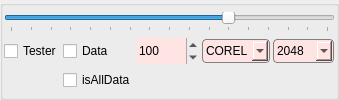
        <widget class="QGroupBox" name="groupBox">
         <property name="sizePolicy">
          <sizepolicy hsizetype="Preferred" vsizetype="Fixed">
           <horstretch>0</horstretch>
           <verstretch>0</verstretch>
          </sizepolicy>
         </property>
         <property name="title">
          <string/>
         </property>
         <property name="flat">
          <bool>true</bool>
         </property>
         <layout class="QGridLayout" name="gridLayout_6">
          <property name="leftMargin">
           <number>1</number>
          </property>
          <property name="topMargin">
           <number>1</number>
          </property>
          <property name="rightMargin">
           <number>1</number>
          </property>
          <property name="bottomMargin">
           <number>1</number>
          </property>
          <property name="spacing">
           <number>1</number>
          </property>
          <item row="5" column="6">
           <widget class="QComboBox" name="comboBox_swepWidth">
            <property name="sizePolicy">
             <sizepolicy hsizetype="Fixed" vsizetype="Preferred">
              <horstretch>1</horstretch>
              <verstretch>1</verstretch>
             </sizepolicy>
            </property>
            <property name="styleSheet">
             <string notr="true">background-color: rgb(255, 228, 228);
border: 1px solid grey;
border-radius: 4px;
margin:1;
padding:3;
</string>
            </property>
            <property name="currentIndex">
             <number>4</number>
            </property>
            <property name="frame">
             <bool>false</bool>
            </property>
            <item>
             <property name="text">
              <string>128</string>
             </property>
            </item>
            <item>
             <property name="text">
              <string>256</string>
             </property>
            </item>
            <item>
             <property name="text">
              <string>512</string>
             </property>
            </item>
            <item>
             <property name="text">
              <string>1024</string>
             </property>
            </item>
            <item>
             <property name="text">
              <string>2048</string>
             </property>
            </item>
            <item>
             <property name="text">
              <string>4096</string>
             </property>
            </item>
            <item>
             <property name="text">
              <string>8192</string>
             </property>
            </item>
            <item>
             <property name="text">
              <string>16384</string>
             </property>
            </item>
           </widget>
          </item>
          <item row="4" column="0" colspan="7">
           <widget class="QSlider" name="horizontalSlider_Scale">
            <property name="sizePolicy">
             <sizepolicy hsizetype="Expanding" vsizetype="Fixed">
              <horstretch>0</horstretch>
              <verstretch>1</verstretch>
             </sizepolicy>
            </property>
            <property name="maximum">
             <number>16</number>
            </property>
            <property name="pageStep">
             <number>1</number>
            </property>
            <property name="value">
             <number>11</number>
            </property>
            <property name="orientation">
             <enum>Qt::Horizontal</enum>
            </property>
            <property name="invertedControls">
             <bool>false</bool>
            </property>
            <property name="tickPosition">
             <enum>QSlider::TicksBelow</enum>
            </property>
           </widget>
          </item>
          <item row="5" column="2">
           <widget class="QSpinBox" name="spinBox_get_data_interval">
            <property name="sizePolicy">
             <sizepolicy hsizetype="Minimum" vsizetype="Minimum">
              <horstretch>1</horstretch>
              <verstretch>0</verstretch>
             </sizepolicy>
            </property>
            <property name="styleSheet">
             <string notr="true">background-color: rgb(255, 228, 228);
</string>
            </property>
            <property name="frame">
             <bool>false</bool>
            </property>
            <property name="minimum">
             <number>1</number>
            </property>
            <property name="maximum">
             <number>10000</number>
            </property>
            <property name="value">
             <number>100</number>
            </property>
           </widget>
          </item>
          <item row="5" column="0">
           <widget class="QCheckBox" name="checkBox_getTester">
            <property name="sizePolicy">
             <sizepolicy hsizetype="Minimum" vsizetype="Fixed">
              <horstretch>1</horstretch>
              <verstretch>1</verstretch>
             </sizepolicy>
            </property>
            <property name="styleSheet">
             <string notr="true"/>
            </property>
            <property name="text">
             <string>Tester</string>
            </property>
            <property name="checked">
             <bool>false</bool>
            </property>
            <property name="tristate">
             <bool>false</bool>
            </property>
           </widget>
          </item>
          <item row="5" column="5">
           <widget class="QComboBox" name="comboBox_DataType">
            <property name="sizePolicy">
             <sizepolicy hsizetype="Minimum" vsizetype="Fixed">
              <horstretch>1</horstretch>
              <verstretch>0</verstretch>
             </sizepolicy>
            </property>
            <property name="styleSheet">
             <string notr="true">border: 1px solid grey;
border-radius: 4px;
background-color: rgb(255, 228, 228);
margin:1;
padding:3;
</string>
            </property>
            <property name="frame">
             <bool>false</bool>
            </property>
            <item>
             <property name="text">
              <string>COREL</string>
             </property>
            </item>
            <item>
             <property name="text">
              <string>RAW</string>
             </property>
            </item>
           </widget>
          </item>
          <item row="5" column="1">
           <widget class="QCheckBox" name="checkBox_getData">
            <property name="sizePolicy">
             <sizepolicy hsizetype="Preferred" vsizetype="Fixed">
              <horstretch>1</horstretch>
              <verstretch>1</verstretch>
             </sizepolicy>
            </property>
            <property name="styleSheet">
             <string notr="true"/>
            </property>
            <property name="text">
             <string>Data</string>
            </property>
            <property name="checked">
             <bool>false</bool>
            </property>
           </widget>
          </item>
          <item row="6" column="1">
           <widget class="QCheckBox" name="checkBox_isAllData">
            <property name="text">
             <string>isAllData</string>
            </property>
           </widget>
          </item>
         </layout>
        </widget>
